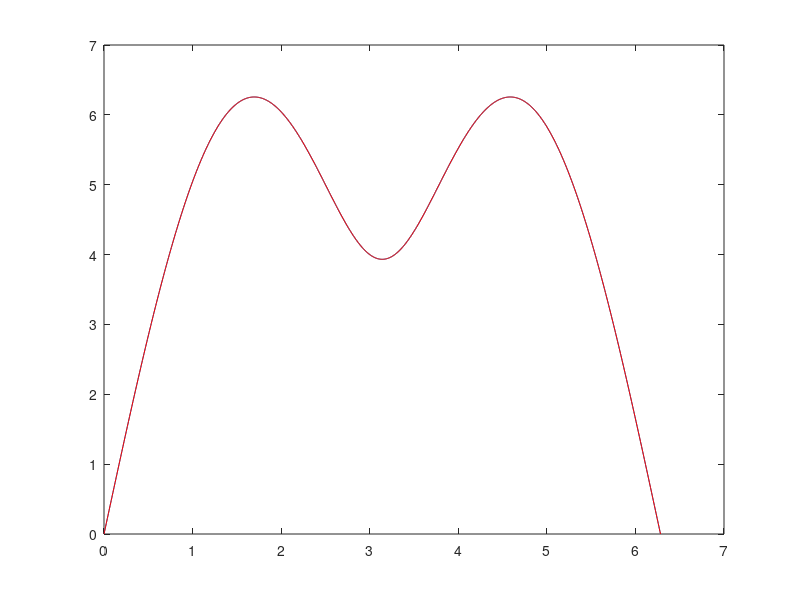
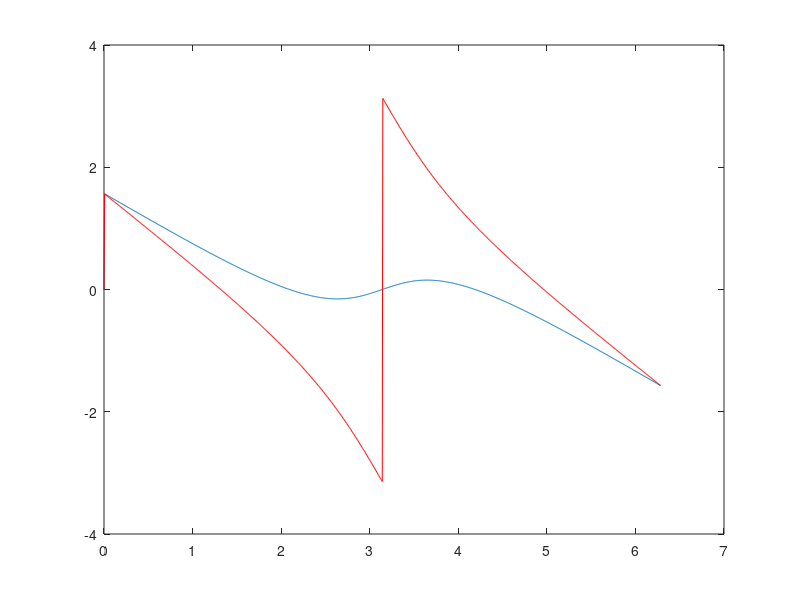

Recreate these plots in MATLAB, in order. (Note: this script raises an error after producing the figures.)
close all;clear all;clc;
num1=2*conv([1 -1],[1 .5]);
den=conv(1-0.8*exp(j*pi/4),1-0.8*exp(-j*pi/4));
num2=conv([1 -1],[1 2]);
w=0:2*pi/1000:2*pi;
h1=freqz(num1,den,w);
h2=freqz(num2,den,w);
plot(w,abs(h1))
hold on
plot(w,abs(h2),'-r')
figure;
plot(w,angle(h1))
hold on
plot(w,angle(h2),'r')

sys1=tf(num1,den,1);
sys2=tf(num2,den,1);
figure;
iopzplot(sys1)
hold on
iopzplot(sys2,'r')